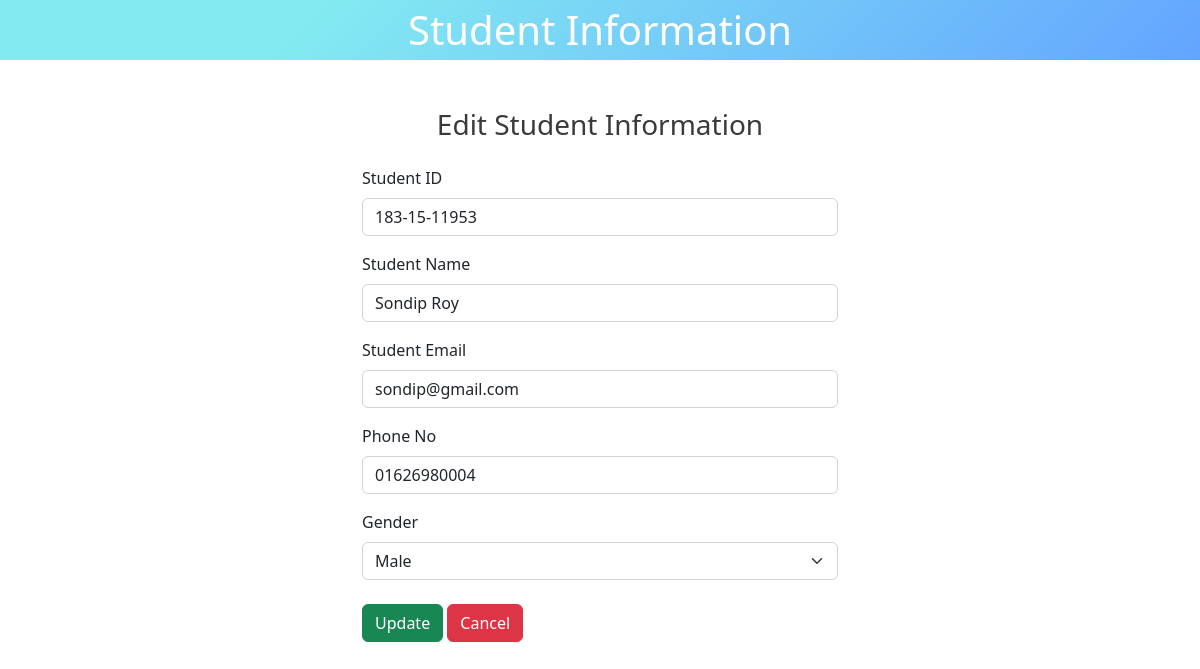
/edit-student.php?id=18, run on the app's committed database.
### tables this page shows
CREATE TABLE `studentinfo` (
  `id` int(50) NOT NULL,
  `student_id` varchar(100) NOT NULL,
  `student_name` varchar(100) NOT NULL,
  `student_email` varchar(100) NOT NULL,
  `phone` varchar(20) NOT NULL,
  `gender` varchar(100) NOT NULL
);

### edit-student.php (the view, shortened to what this page needs)
<?php
    include('database.php');
    $id = $_GET['id'];
?>
<!DOCTYPE html>
<html lang="en">
<head>
    <link rel="stylesheet" href="	https://cdn.jsdelivr.net/npm/bootstrap@5.2.2/dist/css/bootstrap.min.css">
    <link rel="stylesheet" href="assets/css/style.css">
</head>
<body>
    <header>
        <div class="bg-color mb-5 text-center">
            <a href="index.php" class="text-center text-white py-3 fs-1 text-decoration-none">Student Information</a>
        </div>
    </header>
    <main>
        <div class="form-area container">
            <h3 class="text-center mt-5 mb-4 text-color">Edit Student Information</h3>
            <?php
                $sql = "SELECT * FROM `studentinfo` WHERE id = $id LIMIT 1";
                $res = mysqli_query($conn, $sql);
                $row = mysqli_fetch_assoc($res);
            ?>
            <form action="" method="post">
                <div class="mb-3">
                    <label for="id" class="form-label">Student ID</label>
                    <input type="tel" class="form-control" id="id" name="student_id" value="<?php echo $row['student_id'] ?>" required>
                </div>
                <div class="mb-3">
                    <label for="name" class="form-label">Student Name</label>
                    <input type="text" class="form-control" id="name" name="student_name" value="<?php echo $row['student_name'] ?>" required>
                </div>
                <div class="mb-3">
                    <label for="email" class="form-label">Student Email</label>
                    <input type="email" class="form-control" id="email" name="student_email" value="<?php echo $row['student_email'] ?>" required>
                </div>
                <div class="mb-3">
                    <label for="phone" class="form-label">Phone No</label>
                    <input type="phone" class="form-control" id="phone" name="phone" value="<?php echo $row['phone'] ?>" required>
                </div>
                <div>
                    <label for="gender" class="form-label">Gender</label>
                    <select class="form-select" aria-label="Default select example" name="gender" id="gender" required>
                        <option value="Male" <?php echo($row ['gender']=='Male')? "selected":""; ?>>Male</option>
                      </select>
                </div>
                <div class="mt-4 mb-5">
                    <button type="submit" name="submit" class="btn btn-success">Update</button>
                    <a href="index.php" class="btn btn-danger">Cancel</a>
                </div>
            </form>
        </div>
    </main>
</body>
</html>

### assets/css/style.css (style rules this page uses)
a { text-decoration: none; }
.form-area { width: 500px; flex-direction: column; }
.bg-color { background-image: linear-gradient(315deg, #63a4ff 0%, #83eaf1 74%); }
.text-color { color: #3a3a3a; }

### data on the page
studentinfo: student_id "183-15-11953", student_name "Sondip Roy", student_email "sondip@gmail.com", phone "01626980004", gender "Male"
